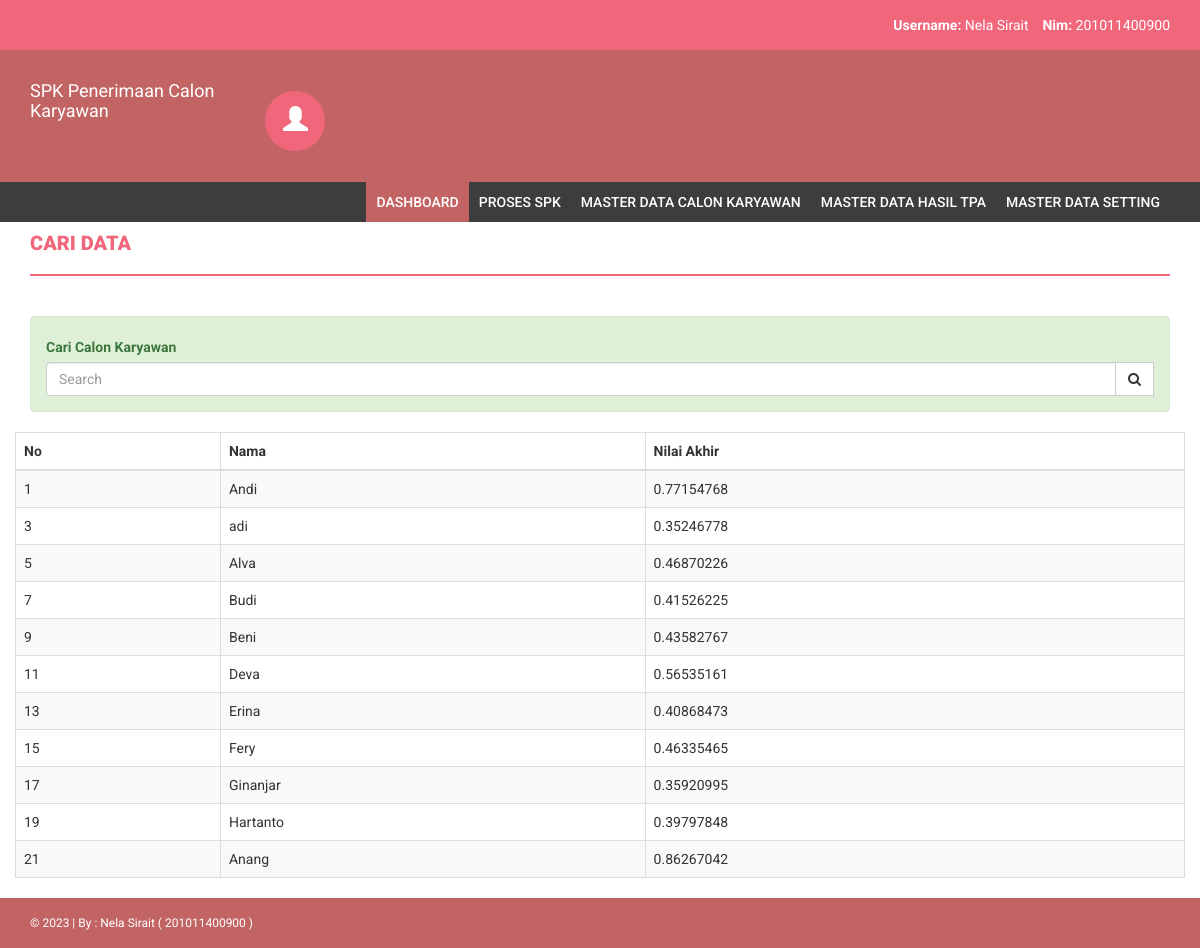
The page /cari_karyawan.php (signed in) on the database its author committed.
### tables this page shows
CREATE TABLE `hasil_spk` (
  `id_spk` int(11) NOT NULL,
  `id_calon_kr` int(11) DEFAULT NULL,
  `hasil_spk` float(10,8) DEFAULT NULL
);

CREATE TABLE `calon_karyawan` (
  `id_calon_kr` int(11) NOT NULL,
  `nama` varchar(64) DEFAULT NULL,
  `foto` varchar(64) DEFAULT NULL,
  `ttl` date DEFAULT NULL,
  `skill` text,
  `pengalaman` text
);

### db/db_config.php (called while the page is built, shortened)
<?php
	class database extends PDO{
		protected $dsn = 'mysql:host=localhost;dbname=db_spk';
		protected $dsu = 'root';
		protected $dsp = '';
		private $cmd = '';
		function __construct(){
			try {
				$this->db = new PDO($this->dsn,$this->dsu,$this->dsp);
			} catch (PDOException $e) {
				echo $e->getMessage();
			}
		}
		function select($c,$t){
			$this->cmd = "select $c from $t";
			return $this;
		}
		function where($params){
			$this->cmd .= " where $params";
			return $this;
		}
		function like($c){
			$this->cmd .= " like '%$c%'";
			return $this;
		}
		function get(){
			$q = $this->db->prepare($this->cmd);
			$q->execute();
			return $q->fetchAll();
		}
	}
?>

### cari_karyawan.php (the view, shortened to what this page needs)
<?php include 'partials/header.php';?>
    <div class="content">
        <div class="container">
            <div class="row">
                <div class="col-md-12">
                    <h4 class="page-head-line">Cari Data</h4>
                </div>
            </div>
            <div class="row">
                <div class="col-md-12">
                    <div class="alert alert-success">
                        <strong> Cari Calon Karyawan</strong>
                        <form method="get" action="model/cari_karyawan.php">
                            <div class="input-group">
                                <input type="text" class="form-control" name="nama" placeholder="Search">
                                <div class="input-group-btn">
                                  <button class="btn btn-default" type="submit">
                                    <i class="fa fa-search"></i>
                                  </button>
                                </div>
                              </div>
                        </form>
                    </div>
                </div>
            </div>
            <div class="row">
                <div class="table-responsive">
                    <table class="table table-striped table-bordered table-hovered">
                    	<thead>
                    		<th>No</th>
                    		<th>Nama</th>
                            <th>Nilai Akhir</th>
                    	</thead>
                    	<tbody>
                    		<?php
                    			$name = $_GET['nama'];
                    			$no = 1;
    							foreach ($db->select('calon_karyawan.*,hasil_spk.hasil_spk','calon_karyawan,hasil_spk')->where('calon_karyawan.id_calon_kr=hasil_spk.id_calon_kr and calon_karyawan.nama')->like("$name")->get() as $row):?>
    							<tr>
    	                			<td><?= $no++?></td>
    	                			<td><?= $row['nama']?></td>
                                    <td><?= $row['hasil_spk']?></td>
    	                		</tr>
    						<?php $no++; endforeach ?>
                    	</tbody>
                    </table>
                </div>
            </div>
        </div>
    </div>
<?php include 'partials/footer.php'; ?>

### partials/header.php (shortened to what this page needs)
<?php
    include 'db/db_config.php';
?>
<!DOCTYPE html>
<html xmlns="http://www.w3.org/1999/xhtml">
<head>
    <link href="assets/css/bootstrap.min.css" rel="stylesheet" />
    <link href="assets/css/font-awesome.css" rel="stylesheet" />
    <link href="assets/css/style.css" rel="stylesheet" />
</head>
<body>
    <header>
        <div class="container">
            <div class="row">
                <div class="col-md-12">
                    <strong>Username: </strong>Nela Sirait
                    &nbsp;&nbsp;
                    <strong>Nim: </strong>201011400900
                </div>
            </div>
        </div>
    </header>
    <div class="navbar navbar-inverse set-radius-zero">
        <div class="container">
            <div class="navbar-header">
                <a class="navbar-brand" href="index.html" style="color:white">
                    SPK Penerimaan Calon Karyawan
                </a>
            </div>
            <div class="left-div">
                <div class="user-settings-wrapper">
                    <ul class="nav">
                        <li class="dropdown">
                            <a class="dropdown-toggle" data-toggle="dropdown" href="#" aria-expanded="false">
                                <span class="glyphicon glyphicon-user" style="font-size: 25px;"></span>
                            </a>
                        </li>
                    </ul>
                </div>
            </div>
        </div>
    </div>
    <section class="menu-section">
        <div class="container">
            <div class="row">
                <div class="col-md-12">
                    <div class="navbar-collapse collapse ">
                        <ul id="menu-top" class="nav navbar-nav navbar-right">
                            <li><a href="index.php" id="home">Dashboard</a></li>
                            <li><a href="proses_spk.php" id="proses">Proses SPK</a></li>
                            <li><a href="karyawan_show.php" id="ck">Master Data Calon Karyawan</a></li>
                            <li><a href="tpa_show.php" id="ck">Master Data Hasil TPA</a></li>
                            <li><a href="kriteria_show.php" id="ds">Master Data Setting</a></li>
                        </ul>
                    </div>
                </div>
            </div>
        </div>
    </section>

### partials/footer.php (shortened to what this page needs)
<footer>
        <div class="container">
            <div class="row">
                <div class="col-md-12">
                    &copy; <?=date("Y")?> | By : Nela Sirait ( 201011400900 )
                </div>
            </div>
        </div>
    </footer>
</body>
</html>

### assets/css/style.css (style rules this page uses)
body { font-family: 'Roboto', sans-serif; line-height: 30px; }
.set-radius-zero { border-radius: 0px; -moz-border-radius: 0px; -webkit-border-radius: 0px; }
.page-head-line { font-weight: 900; padding-bottom: 20px; border-bottom: 2px solid #F0677C; text-transform: uppercase; color: #F0677C; font-size: 20px; margin-bottom: 40px; }
.btn { border-radius: 0px; -webkit-border-radius: 0px; -moz-border-radius: 0px; }
header { background-color: #F0677C; color: #fff; padding: 10px; text-align: right; }
.left-div { padding-left: 30px; margin-top: 40px; margin-bottom: 30px; }
.navbar-brand { width: 250px; padding-top: 30px; }
.user-settings-wrapper .nav > li > a { position: relative; display: block; padding: 15px 18px; border-radius: 50%; -webkit-border-radius: 50%; -moz-border-radius: 50%; height: 60px; width: 60px; background-color: #F0677C; color: #fff; }
.user-settings-wrapper { margin-top: 10px; }
.user-settings-wrapper li { display: inline-block; }
.menu-section { background-color: #3D3D3D; }
#menu-top a { color: #FFF; text-decoration: none; font-weight: 500; padding: 10px 10px 10px 10px; text-transform: uppercase; }
.menu-top-active { background-color: #C36464; }
.navbar-inverse { background-color: #C36464; border-color: transparent; }
.navbar { margin-bottom: 0px; }
footer { padding: 10px; color: #fff; font-size: 12px; background-color: #C36464; }

### rows shown on the page
hasil_spk: id_calon_kr.nama "Andi", hasil_spk "0.77154768"
hasil_spk: id_calon_kr.nama "adi", hasil_spk "0.35246778"
hasil_spk: id_calon_kr.nama "Alva", hasil_spk "0.46870226"
hasil_spk: id_calon_kr.nama "Budi", hasil_spk "0.41526225"
hasil_spk: id_calon_kr.nama "Beni", hasil_spk "0.43582767"
hasil_spk: id_calon_kr.nama "Deva", hasil_spk "0.56535161"
hasil_spk: id_calon_kr.nama "Erina", hasil_spk "0.40868473"
hasil_spk: id_calon_kr.nama "Fery", hasil_spk "0.46335465"
hasil_spk: id_calon_kr.nama "Ginanjar", hasil_spk "0.35920995"
hasil_spk: id_calon_kr.nama "Hartanto", hasil_spk "0.39797848"
hasil_spk: id_calon_kr.nama "Anang", hasil_spk "0.86267042"
